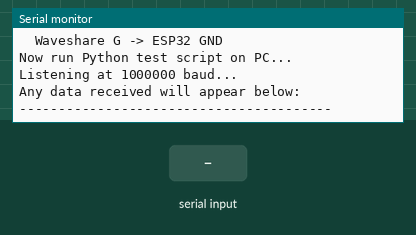
This sketch was run on a simulated ESP32. Shown: the last lines printed to the serial monitor. The inputs (shaded band) are chosen by the test bench.

Above: at 2.2 s.
2.3 s: "1" received over the second serial link
At 3.3 s:
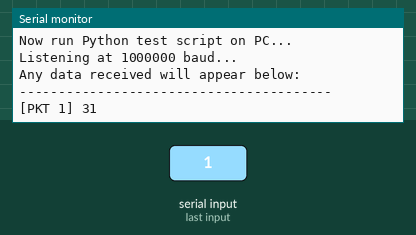
5.3 s: "0" received over the second serial link
At 6.5 s:
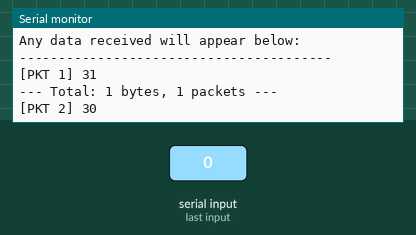
6.8 s: "2" received over the second serial link
At 10.4 s:
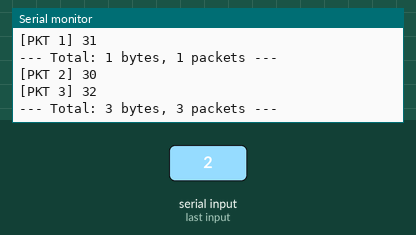

Measured:
- after the input at 2.3 s, the serial monitor: prints a new line at once (image 1)
- after the input at 5.3 s, the serial monitor: prints a new line at once (image 2)
- after the input at 6.8 s, the serial monitor: prints a new line at once (image 3)

The sketch:

esp32_bus_sniffer.ino
```cpp
/*
 * ESP32 FAKE SERVO - Bus Sniffer
 * ===============================
 * ESP32 pretends to be a servo and listens to what the Waveshare board sends.
 * This tests if the board's TX circuit is working.
 *
 * WIRING:
 *   Waveshare D (data) -> ESP32 GPIO16 (RX2)
 *   Waveshare G (ground) -> ESP32 GND
 *
 * Leave actual servos disconnected for this test.
 *
 * Open Serial Monitor at 115200 baud to see what's received.
 * Then run the Python test scripts on PC to send commands.
 */

#define RXD2 16  // ESP32 RX2 pin - connect to Waveshare D
#define TXD2 17  // Not used, but needed for Serial2

void setup() {
    Serial.begin(115200);  // USB for debug output
    Serial2.begin(1000000, SERIAL_8N1, RXD2, TXD2);  // Servo bus at 1Mbps

    delay(1000);

    Serial.println();
    Serial.println("========================================");
    Serial.println("ESP32 FAKE SERVO - BUS SNIFFER");
    Serial.println("========================================");
    Serial.println();
    Serial.println("Wiring:");
    Serial.println("  Waveshare D -> ESP32 GPIO16");
    Serial.println("  Waveshare G -> ESP32 GND");
    Serial.println();
    Serial.println("Now run Python test script on PC...");
    Serial.println("Listening at 1000000 baud...");
    Serial.println();
    Serial.println("Any data received will appear below:");
    Serial.println("----------------------------------------");
}

unsigned long lastByteTime = 0;
int packetCount = 0;
int byteCount = 0;

void loop() {
    if (Serial2.available()) {
        // Start of new packet after gap
        if (millis() - lastByteTime > 10) {
            if (byteCount > 0) {
                Serial.println();  // End previous line
            }
            packetCount++;
            Serial.print("[PKT ");
            Serial.print(packetCount);
            Serial.print("] ");
        }

        uint8_t b = Serial2.read();
        byteCount++;

        // Print byte in hex
        if (b < 0x10) Serial.print("0");
        Serial.print(b, HEX);
        Serial.print(" ");

        lastByteTime = millis();
    }

    // Print summary every 5 seconds if we have data
    static unsigned long lastSummary = 0;
    if (millis() - lastSummary > 5000) {
        if (byteCount > 0) {
            Serial.println();
            Serial.print("--- Total: ");
            Serial.print(byteCount);
            Serial.print(" bytes, ");
            Serial.print(packetCount);
            Serial.println(" packets ---");
        } else {
            Serial.println("(no data received yet...)");
        }
        lastSummary = millis();
    }
}
```
